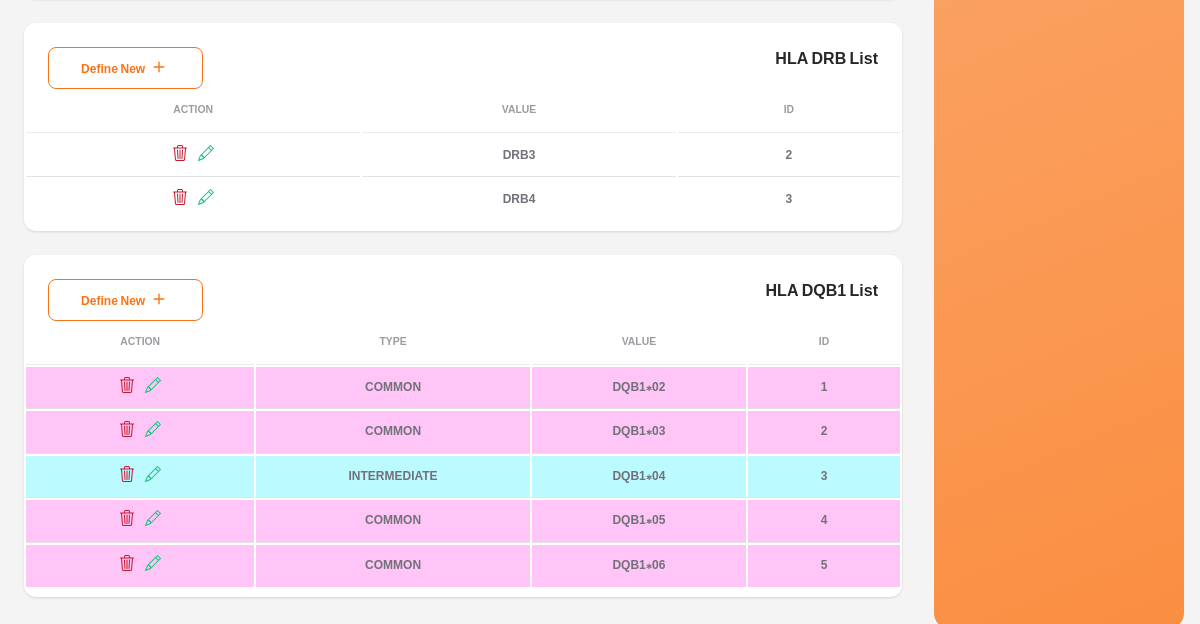
Page /hla-list/ (signed in, lower part) on the earlier database version.
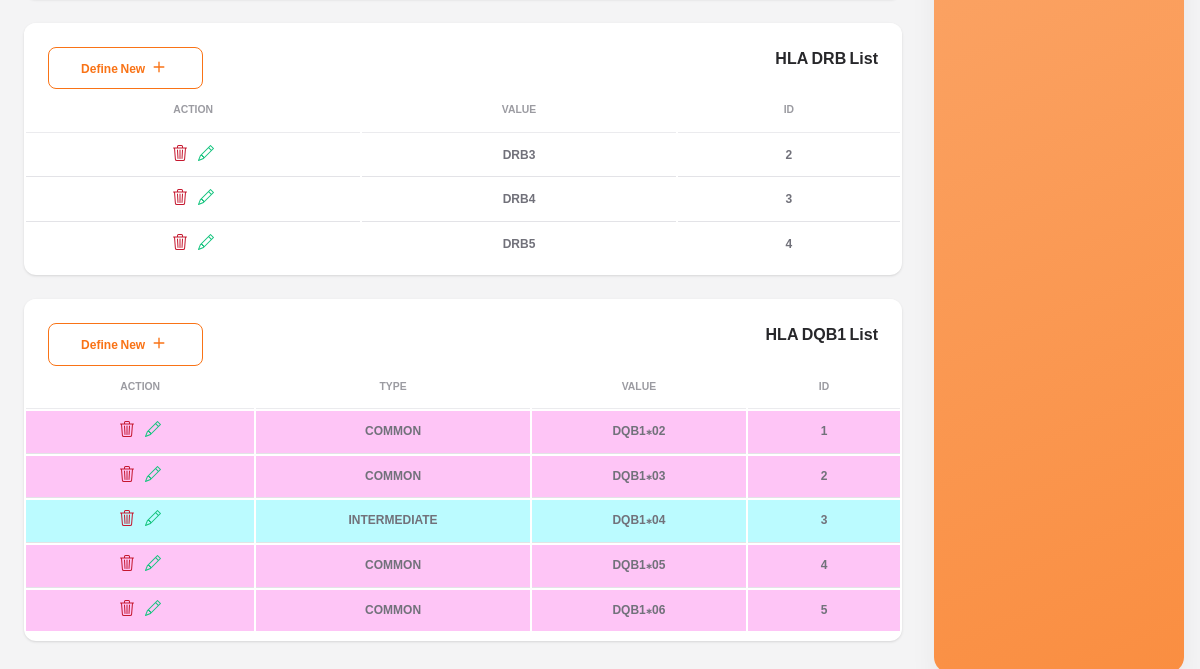
Same page on the later database version.
### referees/models.py (models this page shows, shortened)
class HlaDRB(models.Model):
    value = models.CharField(verbose_name='HLA DRB', max_length=20, unique=True)

class HlaDQB1(models.Model):
    type_choices = [
        ('1', 'COMMON'),
        ('2', 'INTERMEDIATE'),
        ('3', 'UNCOMMON'),
    ]
    value = models.CharField(verbose_name='HLA DQB1', max_length=20, unique=True)
    type = models.CharField(max_length=1, choices=type_choices)

### referees/views.py (the view)
# urls.py: path('hla-list/', hla_lists, name='hla_lists'),
@login_required
def hla_lists(request):
    hla_as = HlaA.objects.all()
    hla_bs = HlaB.objects.all()
    hla_drb1s = HlaDRB1.objects.all()
    hla_drbs = HlaDRB.objects.all()
    hla_dqb1s = HlaDQB1.objects.all()
    context = {
        'hla_as': hla_as,
        'hla_bs': hla_bs,
        'hla_drb1s': hla_drb1s,
        'hla_drbs': hla_drbs,
        'hla_dqb1s': hla_dqb1s,
    }
    return render(request, 'hla/hla_lists.html', context=context)

### templates/hla/hla_lists.html (shortened to what the changed rows need)
{% extends 'base.html' %}
{% load static %}
{% block contain %}
<div class="row">
    <div class="col-12">
        <div class="card mb-4">
            <div class="card-body px-0 pt-0 pb-2">
                <div class="table-responsive p-0">
                    <table class="table align-items-center mb-0">
                        <thead>
                            <tr>
                                <th
                                    class="text-center text-uppercase text-secondary text-xxs font-weight-bolder opacity-7">
                                    ID</th>
                                <th
                                    class="text-center text-uppercase text-secondary text-xxs font-weight-bolder opacity-7">
                                    Value</th>
                                <th
                                    class="text-center text-uppercase text-secondary text-xxs font-weight-bolder opacity-7">
                                    Action</th>
                            </tr>
                        </thead>
                        <tbody>
                            {% if hla_drbs %}
                            {% for hla_drb in hla_drbs %}
                            <tr>
                                <td class="align-middle text-center">
                                    <span class="text-secondary text-xs font-weight-bold">{{ hla_drb.id }}</span>
                                </td>
                                <td class="align-middle text-center">
                                    <span class="text-secondary text-xs font-weight-bold">{{ hla_drb.value }}</span>
                                </td>
                                <td class="align-middle text-center">
                                    <a href="{% url 'hla_drb_update' hla_drb.id %}" title="ویرایش" style="padding: 0 4px;">
                                        <span class="text-secondary text-xs font-weight-bold">
                                        </span>
                                    </a>
                                    <a href="{% url 'hla_drb_delete' hla_drb.id %}" title="حذف" style="padding: 0 4px;">
                                        <span class="text-secondary text-xs font-weight-bold">
                                        </span>
                                    </a>
                                </td>
                            </tr>
                            {% endfor %}
                            {% else %}
                            <tr>
                                <td colspan="3" class="align-middle text-center">
                                    <span class="text-secondary text-xs font-weight-bold">موردی یافت نشد</span>
                                </td>
                            </tr>
                            {% endif %}
                        </tbody>
                    </table>
                </div>
            </div>
        </div>
    </div>
    <div class="col-12">
        <div class="card mb-4">
            <div class="card-body px-0 pt-0 pb-2">
                <div class="table-responsive p-0">
                    <table class="table align-items-center mb-0">
                        <thead>
                            <tr>
                                <th
                                    class="text-center text-uppercase text-secondary text-xxs font-weight-bolder opacity-7">
                                    ID</th>
                                <th
                                    class="text-center text-uppercase text-secondary text-xxs font-weight-bolder opacity-7">
                                    Value</th>
                                <th
                                    class="text-center text-uppercase text-secondary text-xxs font-weight-bolder opacity-7">
                                    Type</th>
                                <th
                                    class="text-center text-uppercase text-secondary text-xxs font-weight-bolder opacity-7">
                                    Action</th>
                            </tr>
                        </thead>
                        <tbody>
                            {% if hla_dqb1s %}
                            {% for hla_dqb1 in hla_dqb1s %}
                            <tr
                            {% if hla_dqb1.type == '1' %}
                            style="background-color: #FEC5F6;"
                            {% elif hla_dqb1.type == '2' %}
                            style="background-color: #BBFBFF;"
                            {% else %}
                            style="background-color: #FFFA8D;"
                            {% endif %}
                            >
                                <td class="align-middle text-center">
                                    <span class="text-secondary text-xs font-weight-bold">{{ hla_dqb1.id }}</span>
                                </td>
                                <td class="align-middle text-center">
                                    <span class="text-secondary text-xs font-weight-bold">{{ hla_dqb1.value }}</span>
                                </td>
                                <td class="align-middle text-center">
                                    <span class="text-secondary text-xs font-weight-bold">{{ hla_dqb1.get_type_display }}</span>
                                </td>
                                <td class="align-middle text-center">
                                    <a href="{% url 'hla_dqb1_update' hla_dqb1.id %}" title="ویرایش" style="padding: 0 4px;">
                                        <span class="text-secondary text-xs font-weight-bold">
                                        </span>
                                    </a>
                                    <a href="{% url 'hla_dqb1_delete' hla_dqb1.id %}" title="حذف" style="padding: 0 4px;">
                                        <span class="text-secondary text-xs font-weight-bold">
                                        </span>
                                    </a>
                                </td>
                            </tr>
                            {% endfor %}
                            {% else %}
                            <tr>
                                <td colspan="4" class="align-middle text-center">
                                    <span class="text-secondary text-xs font-weight-bold">موردی یافت نشد</span>
                                </td>
                            </tr>
                            {% endif %}
                        </tbody>
                    </table>
                </div>
            </div>
        </div>
    </div>
</div>
{% endblock %}

Differences in the rows shown:
added HlaDRB: id "4", value "DRB5"
